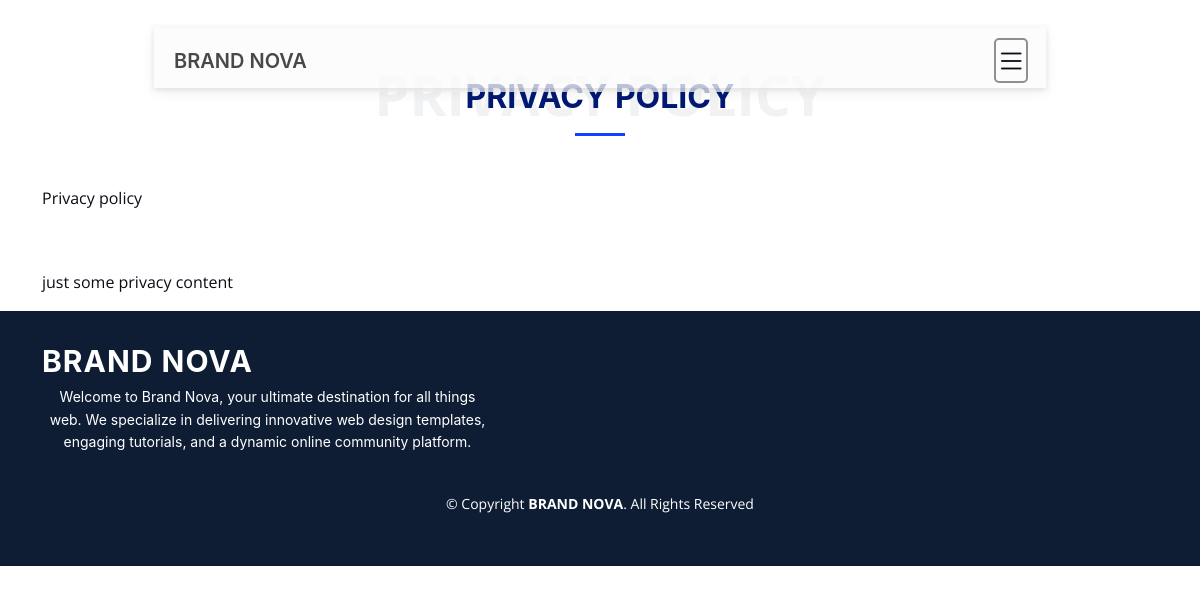
The app's page /privacy/ with its own data.
### core/models.py (models this page shows, shortened)
class Privacy(models.Model):
    title = models.CharField(max_length=255)
    content = RichTextUploadingField(blank=True, null=True)
    image = models.ImageField(upload_to='item_images', blank=True, null=True)
    class Meta:
        ordering = ('title',)
        verbose_name_plural = 'Privacy'

### core/views.py (the view)
# urls.py: path('privacy/', views.privacy, name='privacy'),
def privacy(request):
    privacy = Privacy.objects.all()
    return render(request, 'core/privacy.html', {
        'privacy': privacy,
        'title': 'Privacy Policy',
    })

### core/templates/core/privacy.html (shortened to what this page needs)
{% extends 'core/base.html' %}
{% load static %}
{% block content %}
<div class="section-header mt-5">
    <h2>{{title}}</h2>
</div>
<div class="container">
    {% for privacy in privacy %}
        <p>{{ privacy.title }}</p>
        <p>{{ privacy.content|safe }}</p>
    {% endfor %}
</div>
{% endblock %}

### static/css/styles.css (style rules this page uses)
:root { --font-default: "Open Sans", system-ui, -apple-system, "Segoe UI", Roboto, "Helvetica Neue", Arial, "Noto Sans", "Liberation Sans", sans-serif, "Apple Color Emoji", "Segoe UI Emoji", "Segoe UI Symbol", "Noto Color Emoji"; --font-primary: "Inter", sans-serif; --font-secondary: "Poppins", sans-serif; }
:root { --color-default: #0a0d13; --color-primary: #0d42ff; --color-secondary: #0e1d34; }
:root { scroll-behavior: smooth; }
body { font-family: var(--font-default); color: var(--color-default); }
h1, h2, h3, h4, h5, h6 { font-family: var(--font-primary); }
.section-header { text-align: center; padding: 30px 0; position: relative; }
.section-header h2 { font-size: 32px; font-weight: 700; text-transform: uppercase; margin-bottom: 20px; padding-bottom: 0; color: #001973; position: relative; z-index: 2; margin-bottom: 20px; padding-bottom: 20px; position: relative; }
.section-header h2:after { content: ""; position: absolute; display: block; width: 50px; height: 3px; background: var(--color-primary); left: 0; right: 0; bottom: 0; margin: auto; }

### records on screen
Privacy: title "PRIVACY POLICY", title "Privacy policy", content "just some privacy content"
